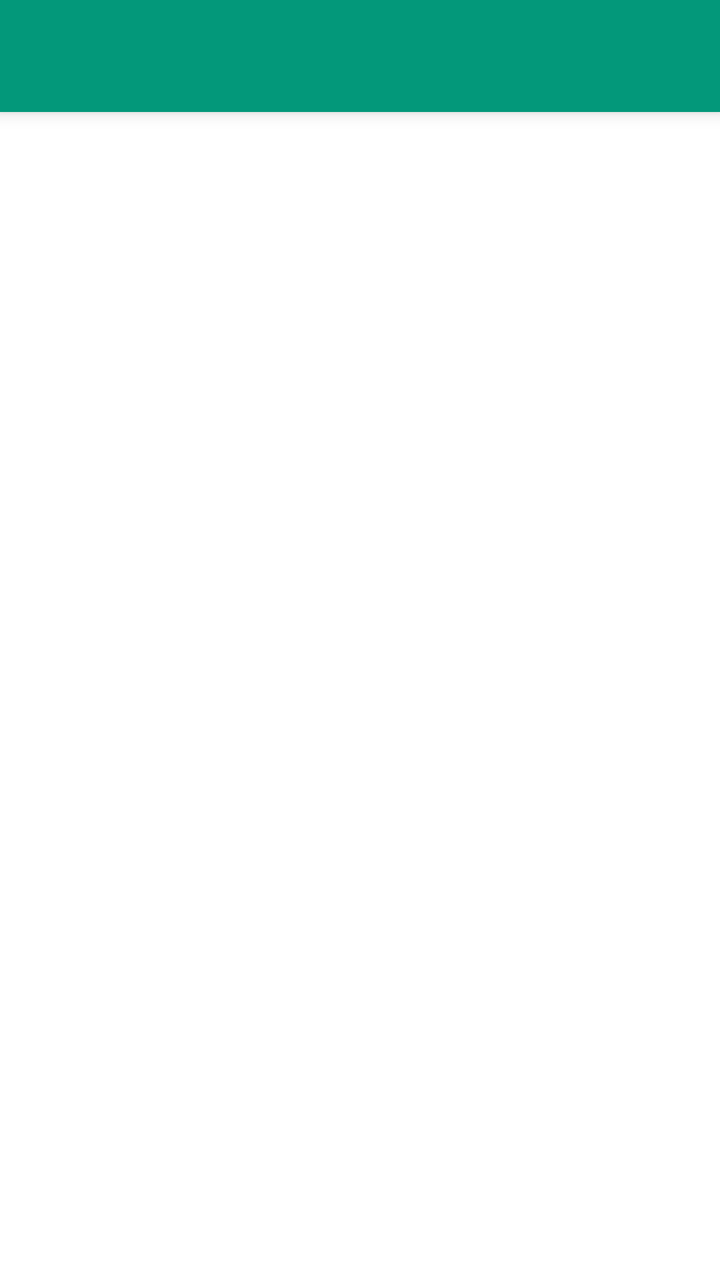
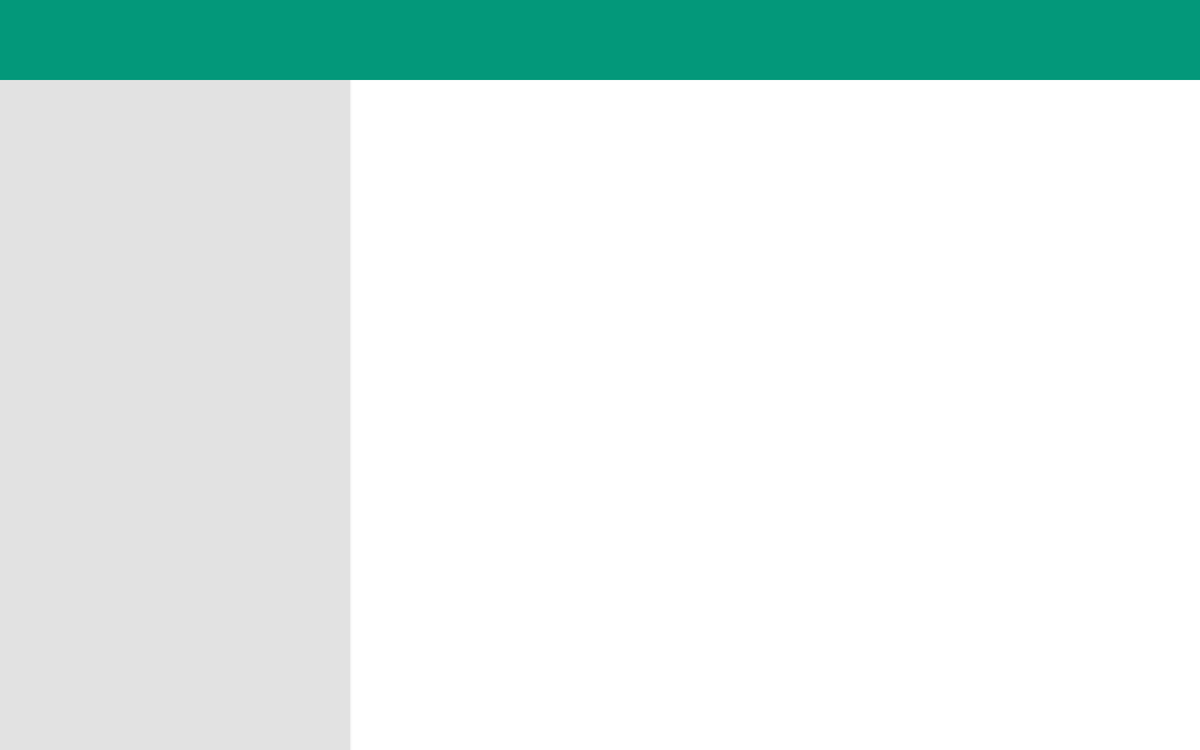

First picture: res/layout/ on a phone held upright. Second picture: the repository's own variant of that layout, on a device whose configuration matches the variant's folder. Source for both follows.
<!-- AndroidManifest.xml: application theme Theme.OSES -->
<!-- res/layout/start.xml -->
<?xml version="1.0" encoding="utf-8"?>
<RelativeLayout xmlns:android="http://schemas.android.com/apk/res/android"
    xmlns:app="http://schemas.android.com/apk/res-auto"
    android:layout_width="match_parent"
    android:layout_height="match_parent"
    xmlns:tools="http://schemas.android.com/tools"
    android:fitsSystemWindows="true">

<androidx.drawerlayout.widget.DrawerLayout
    android:id="@+id/drawer_layout"
    android:layout_width="match_parent"
    android:layout_height="match_parent"
    android:fitsSystemWindows="true"
    android:layout_below="@+id/main_toolbar"
    android:layout_alignParentLeft="true"
    android:layout_alignParentStart="true">

    <RelativeLayout
        android:id="@+id/start_frame"
        android:layout_width="match_parent"
        android:layout_height="match_parent"
        android:animateLayoutChanges="true">

        <FrameLayout
            android:id="@+id/content_frame"
            android:layout_width="match_parent"
            android:layout_height="fill_parent"
            android:layout_below="@+id/main_toolbar"
            android:layout_alignParentStart="true" />

        <include layout="@layout/toolbar" />

    </RelativeLayout>

    <LinearLayout android:id="@+id/left_drawer"

        android:layout_width="280dp"
        android:layout_height="match_parent"
        android:layout_gravity="start"
        android:background="#E2E2E2"
        android:elevation="10dp"
        android:orientation="vertical">


        <ListView android:id="@+id/menu_list"
            android:layout_width="280dp"
            android:layout_height="fill_parent"
            android:layout_gravity="start"
            android:choiceMode="singleChoice"
            android:divider="#ffdfdfdf"
            android:dividerHeight="1dp"
            android:background="#E2E2E2"
            android:fitsSystemWindows="true" />

    </LinearLayout>


</androidx.drawerlayout.widget.DrawerLayout>

    <TextView
        android:layout_width="wrap_content"
        android:layout_height="wrap_content"
        android:textAppearance="?android:attr/textAppearanceSmall"
        android:text="DEVMODE"
        android:id="@+id/devModeText"
        android:layout_alignParentEnd="false"
        android:layout_alignParentRight="true"
        android:layout_alignParentBottom="true"
        android:background="#fff98c"
        android:visibility="gone" />
</RelativeLayout>
<!-- res/layout/toolbar.xml (included above) -->
<?xml version="1.0" encoding="utf-8"?>
<androidx.appcompat.widget.Toolbar xmlns:app="http://schemas.android.com/apk/res-auto"
    xmlns:android="http://schemas.android.com/apk/res/android"
    android:id="@+id/main_toolbar"
    android:layout_height="?attr/actionBarSize"
    android:layout_width="match_parent"
    android:background="?attr/colorPrimary"
    android:elevation="5dp"
    app:titleTextAppearance="@style/ToolbarTitle"
    app:theme="@style/ThemeOverlay.AppCompat.Dark.ActionBar"
    app:popupTheme="@style/ThemeOverlay.AppCompat.Light" />
<!-- resources referenced by this layout -->
<resources>
  <style name="ToolbarTitle" parent="@style/TextAppearance.Widget.AppCompat.Toolbar.Title">
          <item name="android:textSize">19sp</item>
      </style>
  <style name="Theme.OSES" parent="Theme.AppCompat.Light.NoActionBar">
          
          
  
          <item name="android:windowBackground">@color/background</item>
  
  
          
          <item name="colorPrimary">@color/oses_green</item>
          <item name="colorPrimaryDark">@color/oses_green_dark</item>
          <item name="colorAccent">@color/oses_green</item>
          <item name="actionModeBackground">@color/oses_green</item>
          <item name="windowActionModeOverlay">true</item>
          <item name="popupTheme">@style/ThemeOverlay.AppCompat.Light</item>
          <item name="actionBarTheme">@style/ThemeOverlay.AppCompat.Dark.ActionBar</item>
          <item name="actionBarPopupTheme">@style/ThemeOverlay.AppCompat.Light</item>
          <item name="windowActionBar">false</item>
          <item name="colorButtonNormal">@color/oses_green</item>
  
  
          
      </style>
  <color name="oses_green">#ff03987a</color>
  <color name="oses_green_dark">#ff037358</color>
</resources>
<!-- res/layout-large-land/start.xml (the repository's variant of the layout above) -->
<!-- drawn on a 7-inch tablet turned sideways -->
<?xml version="1.0" encoding="utf-8"?>
<LinearLayout xmlns:android="http://schemas.android.com/apk/res/android"
    android:id="@+id/TabletLayout"
    android:layout_width="match_parent"
    android:layout_height="match_parent"
    android:orientation="vertical" >

    <LinearLayout
        android:orientation="horizontal"
        android:layout_width="fill_parent"
        android:layout_height="wrap_content">

        <include layout="@layout/toolbar" />

        </LinearLayout>

    <LinearLayout
        android:orientation="horizontal"
        android:layout_width="fill_parent"
        android:layout_height="fill_parent">

        <ListView android:id="@+id/menu_list"
            android:layout_width="280dp"
            android:layout_height="match_parent"
            android:layout_gravity="start"
            android:choiceMode="singleChoice"
            android:divider="#ffdfdfdf"
            android:dividerHeight="1dp"
            android:background="#E2E2E2"
            android:elevation="3dp" />

        <FrameLayout
            android:id="@+id/content_frame"
            android:layout_width="match_parent"
            android:layout_height="match_parent"
            android:layout_marginLeft="5dp">

        </FrameLayout>
    </LinearLayout>

</LinearLayout>
